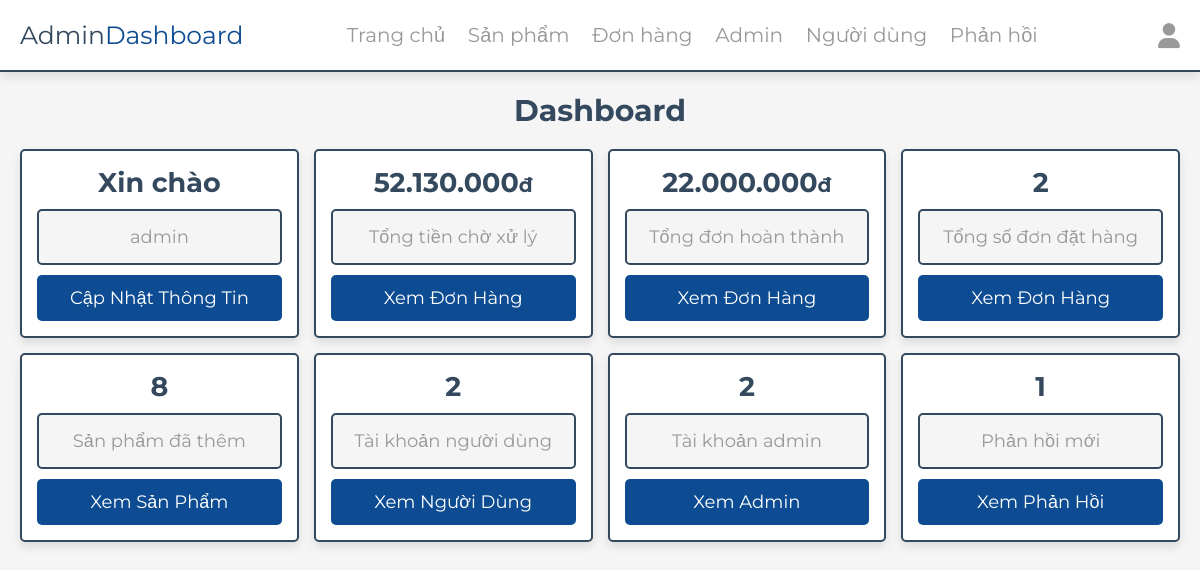
/admin/dashboard.php (signed in), run on an earlier commit of the app's database.
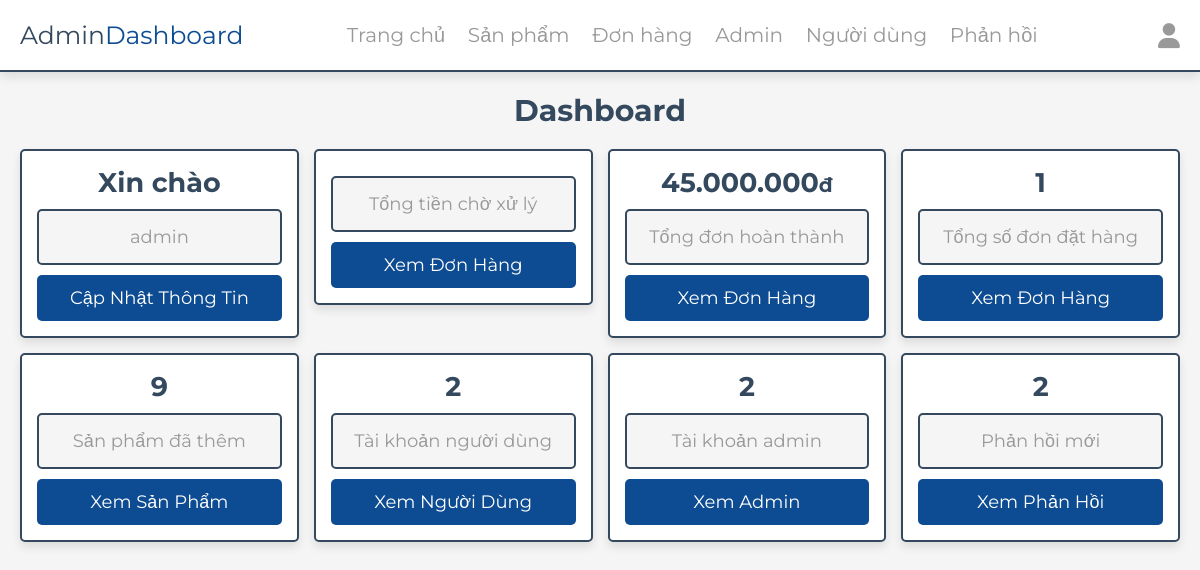
And on a later commit of the database.
### tables this page shows
CREATE TABLE `orders` (
  `id` int(100) NOT NULL,
  `user_id` int(100) NOT NULL,
  `name` varchar(20) NOT NULL,
  `number` varchar(10) NOT NULL,
  `email` varchar(50) NOT NULL,
  `method` varchar(50) NOT NULL,
  `address` varchar(500) NOT NULL,
  `total_products` varchar(1000) NOT NULL,
  `total_price` int(100) NOT NULL,
  `placed_on` date NOT NULL DEFAULT current_timestamp(),
  `payment_status` varchar(20) NOT NULL DEFAULT 'pending'
);

### admin/dashboard.php (the view, shortened to what this page needs)
<?php
include '../components/connect.php';
include '../convert_currency.php';
?>
<!DOCTYPE html>
<html lang="en">
<head>
   <link rel="stylesheet" href="https://cdnjs.cloudflare.com/ajax/libs/font-awesome/6.1.1/css/all.min.css">
   <link rel="stylesheet" href="../css/admin_style.css">
</head>
<body>
   <?php include '../components/admin_header.php' ?>
   <section class="dashboard">
      <h1 class="heading">dashboard</h1>
      <div class="box-container">
         <div class="box">
            <h3>Xin chào</h3>
            <p><?= $fetch_profile['name']; ?></p>
            <a href="update_profile.php" class="btn">Cập nhật thông tin</a>
         </div>
         <div class="box">
            <?php
            $total_pendings = 0;
            $select_pendings = $conn->prepare("SELECT * FROM `orders` WHERE payment_status = ?");
            $select_pendings->execute(['pending']);
            while ($fetch_pendings = $select_pendings->fetch(PDO::FETCH_ASSOC)) {
               $total_pendings += $fetch_pendings['total_price'];
            }
            ?>
            <h3><?php echo currency_format($total_pendings) ?></h3>
            <p>Tổng tiền chờ xử lý</p>
            <a href="placed_orders.php" class="btn">Xem đơn hàng</a>
         </div>
         <div class="box">
            <?php
            $total_completes = 0;
            $select_completes = $conn->prepare("SELECT * FROM `orders` WHERE payment_status = ?");
            $select_completes->execute(['completed']);
            while ($fetch_completes = $select_completes->fetch(PDO::FETCH_ASSOC)) {
               $total_completes += $fetch_completes['total_price'];
            }
            ?>
            <h3><?php echo currency_format($total_completes) ?></h3>
            <p>Tổng đơn hoàn thành</p>
            <a href="placed_orders.php" class="btn">Xem đơn hàng</a>
         </div>
         <div class="box">
            <?php
            $select_orders = $conn->prepare("SELECT * FROM `orders`");
            $select_orders->execute();
            $numbers_of_orders = $select_orders->rowCount();
            ?>
            <h3><?= $numbers_of_orders; ?></h3>
            <p>Tổng số đơn đặt hàng</p>
            <a href="placed_orders.php" class="btn">Xem đơn hàng</a>
         </div>
         <div class="box">
            <?php
            $select_products = $conn->prepare("SELECT * FROM `products`");
            $select_products->execute();
            $numbers_of_products = $select_products->rowCount();
            ?>
            <h3><?= $numbers_of_products; ?></h3>
            <p>Sản phẩm đã thêm</p>
            <a href="products.php" class="btn">Xem sản phẩm</a>
         </div>
         <div class="box">
            <?php
            $select_users = $conn->prepare("SELECT * FROM `users`");
            $select_users->execute();
            $numbers_of_users = $select_users->rowCount();
            ?>
            <h3><?= $numbers_of_users; ?></h3>
            <p>Tài khoản người dùng</p>
            <a href="users_accounts.php" class="btn">Xem người dùng</a>
         </div>
         <div class="box">
            <?php
            $select_admins = $conn->prepare("SELECT * FROM `admin`");
            $select_admins->execute();
            $numbers_of_admins = $select_admins->rowCount();
            ?>
            <h3><?= $numbers_of_admins; ?></h3>
            <p>Tài khoản admin</p>
            <a href="admin_accounts.php" class="btn">Xem admin</a>
         </div>
         <div class="box">
            <?php
            $select_messages = $conn->prepare("SELECT * FROM `messages`");
            $select_messages->execute();
            $numbers_of_messages = $select_messages->rowCount();
            ?>
            <h3><?= $numbers_of_messages; ?></h3>
            <p>Phản hồi mới</p>
            <a href="messages.php" class="btn">Xem phản hồi</a>
         </div>
      </div>
   </section>
</body>
</html>

### convert_currency.php
<?php
if (!function_exists('currency_format')) {
    function currency_format($number, $suffix = 'đ')
    {
        if (!empty($number)) {
            return number_format($number, 0, ',', '.') . "<span>{$suffix}</span>";
        }
    }
}

What changed in the data, as far as the page shows it:
removed orders: total_price "52.130.000"
removed orders: total_price "22.000.000"
added orders: total_price "45.000.000"
Also different on the page:
$suffix: "đ đ" → "đ"
$numbers_of_orders: "2" → "1"
$numbers_of_products: "8" → "9"
$numbers_of_messages: "1" → "2"
